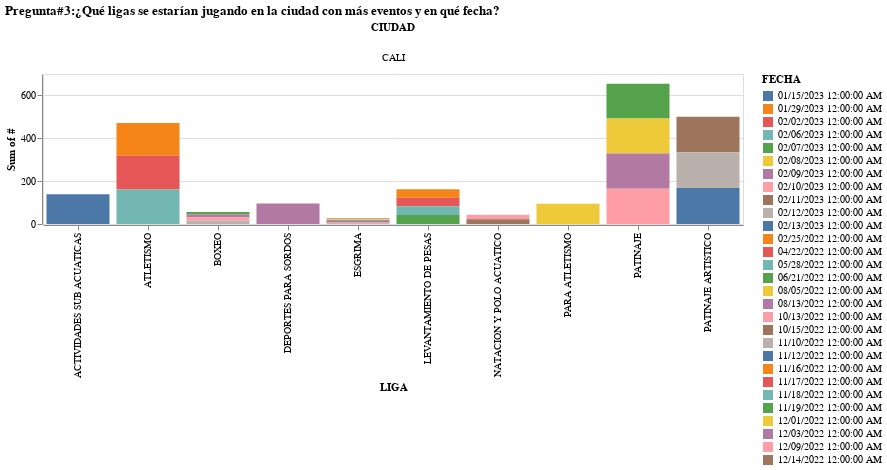

The cell this chart's notebook holds for it:
### Code cell
p3=alt.Chart(cali_df).mark_bar().encode(
    x='LIGA:O',
    y='sum(#):Q',
    color='FECHA:N',
    column='CIUDAD:N'
).properties(
    width = 700,
    height = 150
).interactive()
p3.title ='Pregunta#3:¿Qué ligas se estarían jugando en la ciudad con más eventos y en qué fecha?'
p3

### Figure 1 — Vega-Lite specification as saved in the notebook (floating-point values rounded to 4 significant figures)
{"config": {"view": {"continuousWidth": 400, "continuousHeight": 300}}, "data": {"name": "data-eea43cc9459f14f17afb0aa7f3c67a66"}, "mark": "bar", "encoding": {"color": {"field": "FECHA", "type": "nominal"}, "column": {"field": "CIUDAD", "type": "nominal"}, "x": {"field": "LIGA", "type": "ordinal"}, "y": {"aggregate": "sum", "field": "#", "type": "quantitative"}}, "height": 150, "selection": {"selector036": {"type": "interval", "bind": "scales", "encodings": ["x", "y"]}}, "title": "Pregunta#3:¿Qué ligas se estarían jugando en la ciudad con más eventos y en qué fecha?", "width": 700, "$schema": "https://vega.github.io/schema/vega-lite/v4.17.0.json", "datasets": {"data-eea43cc9459f14f17afb0aa7f3c67a66": [{"LIGA": "ESGRIMA", "#": 1, "FECHA": "02/25/2022 12:00:00 AM", "HASTA": "02/27/2022 12:00:00 AM", "COMPETENCIA": "COMPETENCIA NACIONAL", "PRUEBA": "INDIVDUAL", "CIUDAD": "CALI", "CATEGORIA": "MAY JUN CAD M15"}, {"LIGA": "ESGRIMA", "#": 2, "FECHA": "04/22/2022 12:00:00 AM", "HASTA": "04/24/2022 12:00:00 AM", "COMPETENCIA": "COPA ELITE NACIONAL", "PRUEBA": "INDIVDUAL", "CIUDAD": "CALI", "CATEGORIA": "MAY JUN  CAD M15"}, {"LIGA": "ESGRIMA", "#": 3, "FECHA": "05/28/2022 12:00:00 AM", "HASTA": "05/29/2022 12:00:00 AM", "COMPETENCIA": "COPA NACIONAL", "PRUEBA": "INDIVDUAL", "CIUDAD": "CALI", "CATEGORIA": "MAY JUN CAD M15"}, {"LIGA": "ESGRIMA", "#": 4, "FECHA": "08/05/2022 12:00:00 AM", "HASTA": "08/07/2022 12:00:00 AM", "COMPETENCIA": "GRAN CAMPEONATO NACIONAL", "PRUEBA": "INDIVDUAL", "CIUDAD": "CALI", "CATEGORIA": "MAY JUN CAD M15"}, {"LIGA": "ESGRIMA", "#": 5, "FECHA": "10/15/2022 12:00:00 AM", "HASTA": "10/17/2022 12:00:00 AM", "COMPETENCIA": "COPA NACIONAL", "PRUEBA": "INDIVDUAL", "CIUDAD": "CALI", "CATEGORIA": "MAY JUN CAD  M15"}, {"LIGA": "ESGRIMA", "#": 6, "FECHA": "11/12/2022 12:00:00 AM", "HASTA": "11/14/2022 12:00:00 AM", "COMPETENCIA": "COPA NACIONAL", "PRUEBA": "INDIVDUAL", "CIUDAD": "CALI", "CATEGORIA": "JUN CAD M15"}, {"LIGA": "ESGRIMA", "#": 7, "FECHA": "12/09/2022 12:00:00 AM", "HASTA": "12/12/2022 12:00:00 AM", "COMPETENCIA": "COPA NACIONAL", "PRUEBA": "INDIVDUAL", "CIUDAD": "CALI", "CATEGORIA": "JUN CAD M15"}, {"LIGA": "BOXEO", "#": 12, "FECHA": "06/21/2022 12:00:00 AM", "HASTA": "07/01/2022 12:00:00 AM", "COMPETENCIA": "CAMPEONATO NACIONAL DE CADETES", "PRUEBA": "15-16", "CIUDAD": "CALI", "CATEGORIA": "FUNDAMENTAL"}, {"LIGA": "BOXEO", "#": 13, "FECHA": "08/13/2022 12:00:00 AM", "HASTA": "08/23/2022 12:00:00 AM", "COMPETENCIA": "CAMPEONATO NACIONAL JUVENIL", "PRUEBA": "17-18", "CIUDAD": "CALI", "CATEGORIA": "FUNDAMENTAL"}, {"LIGA": "BOXEO", "#": 15, "FECHA": "10/13/2022 12:00:00 AM", "HASTA": "10/23/2022 12:00:00 AM", "COMPETENCIA": "CAMPEONATO NACIONAL JUVENIL", "PRUEBA": "17-18", "CIUDAD": "CALI", "CATEGORIA": "FUNDAMENTAL"}, {"LIGA": "BOXEO", "#": 16, "FECHA": "11/10/2022 12:00:00 AM", "HASTA": "11/20/2022 12:00:00 AM", "COMPETENCIA": "CAMPEONATO NACIONAL MAYORES", "PRUEBA": "19-40", "CIUDAD": "CALI", "CATEGORIA": "PREPARATORIO"}, {"LIGA": "NATACION Y POLO ACUATICO", "#": 21, "FECHA": "12/09/2022 12:00:00 AM", "HASTA": "12/12/2022 12:00:00 AM", "COMPETENCIA": "CAMPEONATO NACIONAL INTERCLUBES", "PRUEBA": "JUVENIL A & INFANTIL B", "CIUDAD": "CALI", "CATEGORIA": "NATACION CARRERAS"}, {"LIGA": "NATACION Y POLO ACUATICO", "#": 22, "FECHA": "12/14/2022 12:00:00 AM", "HASTA": "12/18/2022 12:00:00 AM", "COMPETENCIA": "CAMPEONATO NACIONAL INTERCLUBES", "PRUEBA": "JUVENTUD B MAYORES", "CIUDAD": "CALI", "CATEGORIA": "NATACION CARRERAS"}, {"LIGA": "LEVANTAMIENTO DE PESAS", "#": 39, "FECHA": "11/16/2022 12:00:00 AM", "HASTA": "11/20/2022 12:00:00 AM", "COMPETENCIA": "NACIONAL DE MAYORES Y 2DO CLASIFICATORIO  A JUEGOS DEPORTIVOS NACIONALES", "PRUEBA": "MAYORES", "CIUDAD": "CALI", "CATEGORIA": "LEVANTAMIENTO DE PESAS"}, {"LIGA": "LEVANTAMIENTO DE PESAS", "#": 40, "FECHA": "11/17/2022 12:00:00 AM", "HASTA": "11/21/2022 12:00:00 AM", "COMPETENCIA": "CAMPEONATO NACIONAL DE BILLAR A TRES BANDAS INDIVIDUAL SUB 20", "PRUEBA": "SUB 20", "CIUDAD": "CALI", "CATEGORIA": "BILLAR TRES BANDAS"}, {"LIGA": "LEVANTAMIENTO DE PESAS", "#": 41, "FECHA": "11/18/2022 12:00:00 AM", "HASTA": "11/22/2022 12:00:00 AM", "COMPETENCIA": "CAMPEONATO NACIONAL DE BILLAR A TRES BANDAS INDIVIDUAL FEMENINO", "PRUEBA": "FEMENINO", "CIUDAD": "CALI", "CATEGORIA": "BILLAR TRES BANDAS"}, {"LIGA": "LEVANTAMIENTO DE PESAS", "#": 42, "FECHA": "11/19/2022 12:00:00 AM", "HASTA": "11/23/2022 12:00:00 AM", "COMPETENCIA": "CAMPEONATO NACIONAL DE BILLAR A TRES BANDAS INDIVIDUAL MASCULINO", "PRUEBA": "MAYORES", "CIUDAD": "CALI", "CATEGORIA": "BILLAR TRES BANDAS"}, {"LIGA": "PARA ATLETISMO", "#": 94, "FECHA": "12/01/2022 12:00:00 AM", "HASTA": "01/09/2023 12:00:00 AM", "COMPETENCIA": "2 CLASIFICATORIO A JUEGOS PARANACIONALES EJE\nCAFETERO 2023 Y 1° CLASIFICATORIO AL MUNDIAL PARIS 2023", "PRUEBA": "U17, U20 Y MAYORES", "CIUDAD": "CALI", "CATEGORIA": "PARA ATLETISMO"}, {"LIGA": "DEPORTES PARA SORDOS", "#": 96, "FECHA": "12/03/2022 12:00:00 AM", "HASTA": "01/11/2023 12:00:00 AM", "COMPETENCIA": "SEGUNDO PREJUEGO CLASIFICATORIO A JUEGOS\nPARANCIONALES 2023", "PRUEBA": "U17, U20 Y MAYORES", "CIUDAD": "CALI", "CATEGORIA": "AJEDREZ,CICLISMO Y FUTBOL SALA"}, {"LIGA": "ACTIVIDADES SUB ACUATICAS", "#": 139, "FECHA": "01/15/2023 12:00:00 AM", "HASTA": "02/23/2023 12:00:00 AM", "COMPETENCIA": "CAMPEONATO NACIONAL INTERCLUBES", "PRUEBA": "ABIERTO", "CIUDAD": "CALI", "CATEGORIA": "ACTIVIDADES SUB ACUATICAS PISCINA"}, {"LIGA": "ATLETISMO", "#": 153, "FECHA": "01/29/2023 12:00:00 AM", "HASTA": "03/09/2023 12:00:00 AM", "COMPETENCIA": "CAPEONATO NACIONAL DE CLUBES Y MUNICIPIOS", "PRUEBA": "U16 ULTIMO AÑO U18 U20", "CIUDAD": "CALI", "CATEGORIA": "ATLETISMO"}, {"LIGA": "ATLETISMO", "#": 157, "FECHA": "02/02/2023 12:00:00 AM", "HASTA": "03/13/2023 12:00:00 AM", "COMPETENCIA": "CAMPEONATO NACIONAL MAYORES", "PRUEBA": "MAYORES", "CIUDAD": "CALI", "CATEGORIA": "ATLETISMO"}, {"LIGA": "ATLETISMO", "#": 161, "FECHA": "02/06/2023 12:00:00 AM", "HASTA": "03/17/2023 12:00:00 AM", "COMPETENCIA": "CAMPEONATO NACIONAL DE CROSS COUNTRY", "PRUEBA": "U18 U20 Y MAYORES", "CIUDAD": "CALI", "CATEGORIA": "ATLETISMO"}, {"LIGA": "PATINAJE", "#": 162, "FECHA": "02/07/2023 12:00:00 AM", "HASTA": "03/18/2023 12:00:00 AM", "COMPETENCIA": "QUINTA VALIDA NAC INTER CLUBES MAYORES", "PRUEBA": "MAYORES", "CIUDAD": "CALI", "CATEGORIA": "PATINAJE"}, {"LIGA": "PATINAJE", "#": 163, "FECHA": "02/08/2023 12:00:00 AM", "HASTA": "03/19/2023 12:00:00 AM", "COMPETENCIA": "VALIDA NACIONAL INTERCUBLES", "PRUEBA": "MAYORES", "CIUDAD": "CALI", "CATEGORIA": "PATINAJE"}, {"LIGA": "PATINAJE", "#": 164, "FECHA": "02/09/2023 12:00:00 AM", "HASTA": "03/20/2023 12:00:00 AM", "COMPETENCIA": "CAMP NACIONAL INTERLIGAS CLASIFICATORIOS JUEGOS NACIONALES 2023", "PRUEBA": "MAYORES", "CIUDAD": "CALI", "CATEGORIA": "PATINAJE"}, {"LIGA": "PATINAJE", "#": 165, "FECHA": "02/10/2023 12:00:00 AM", "HASTA": "03/21/2023 12:00:00 AM", "COMPETENCIA": "CAMP NACIONAL INTERCLUBES MAYORES CLASIFICATORIO JUEGOS NACIONALES 2023", "PRUEBA": "MAYORES", "CIUDAD": "CALI", "CATEGORIA": "PATINAJE"}, {"LIGA": "PATINAJE ARTISTICO", "#": 166, "FECHA": "02/11/2023 12:00:00 AM", "HASTA": "03/22/2023 12:00:00 AM", "COMPETENCIA": "PRIMER INTERCLUBES CLASIFICATORIO JUEGOS NACIONALES 2023", "PRUEBA": "MAYORES Y JUNIOR", "CIUDAD": "CALI", "CATEGORIA": "PATINAJE ARTISTICO"}, {"LIGA": "PATINAJE ARTISTICO", "#": 167, "FECHA": "02/12/2023 12:00:00 AM", "HASTA": "03/23/2023 12:00:00 AM", "COMPETENCIA": "CAMP NACIONAL INTERLIGA CLASIFICATORIO JUEGOS NACIONALES 2023", "PRUEBA": "MAYORES Y CUARTETOS", "CIUDAD": "CALI", "CATEGORIA": "PATINAJE ARTISTICO"}, {"LIGA": "PATINAJE ARTISTICO", "#": 168, "FECHA": "02/13/2023 12:00:00 AM", "HASTA": "03/24/2023 12:00:00 AM", "COMPETENCIA": "ENCUENTRO NAC DE ESCUELAS", "PRUEBA": "NOVATOS E INICIACION", "CIUDAD": "CALI", "CATEGORIA": "PATINAJE ARTISTICO"}]}}
